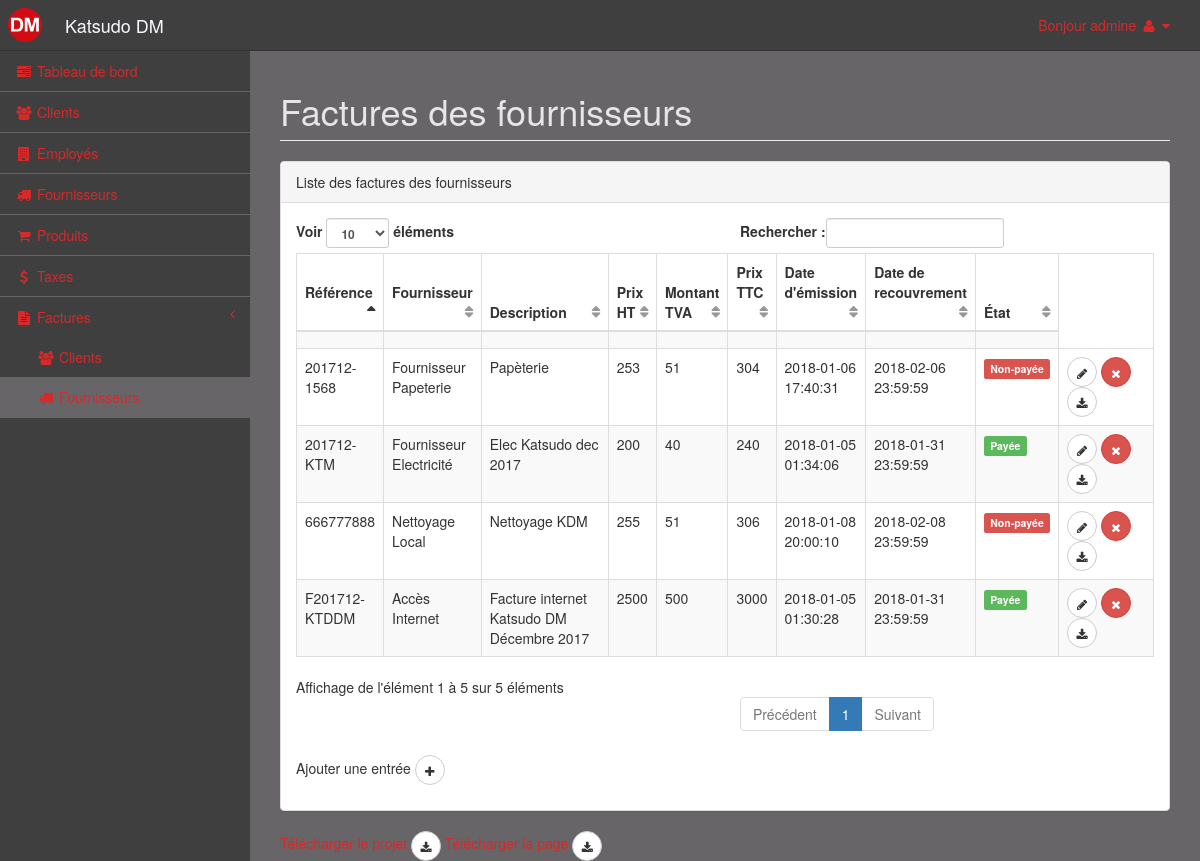
Page /pages/facture-fournisseur.php (signed in) on the committed database.
### tables this page shows
CREATE TABLE IF NOT EXISTS `Facture_Fournisseur` (
  `id_fac_f` int(11) NOT NULL AUTO_INCREMENT,
  `id_f` int(11) NOT NULL,
  `ref_fac_f` varchar(20) NOT NULL,
  `desc_fac_f` varchar(200) NOT NULL,
  `date_emi_fac_f` timestamp NOT NULL DEFAULT CURRENT_TIMESTAMP,
  `date_rec_fac_f` timestamp NOT NULL DEFAULT CURRENT_TIMESTAMP,
  `montant_ht_fac_f` int(11) NOT NULL,
  `montant_tva_fac_f` int(11) NOT NULL,
  `montant_ttc_fac_f` int(11) NOT NULL,
  `paiement_fac_f` tinyint(1) NOT NULL,
  PRIMARY KEY (`id_fac_f`),
  KEY `id_f` (`id_f`)
);

CREATE TABLE IF NOT EXISTS `Fournisseur` (
  `id_f` int(11) NOT NULL AUTO_INCREMENT,
  `nom_f` varchar(50) NOT NULL,
  `prenom_f` varchar(50) NOT NULL,
  `adresse_f` varchar(200) NOT NULL,
  `tel_f` varchar(10) NOT NULL,
  `email_f` varchar(50) NOT NULL,
  PRIMARY KEY (`id_f`),
  FULLTEXT KEY `tel_f` (`tel_f`),
  FULLTEXT KEY `tel_f_2` (`tel_f`)
);

### pages/facture-fournisseur.php (the view, shortened to what this page needs)
<!DOCTYPE html>
<html lang="fr">
<head>
  <link href="../vendor/bootstrap/css/bootstrap.min.css" rel="stylesheet">
  <link href="../vendor/metisMenu/metisMenu.min.css" rel="stylesheet">
  <link href="../dist/css/sb-admin-2.css" rel="stylesheet">
  <link href="../vendor/morrisjs/morris.css" rel="stylesheet">
  <link href="../vendor/font-awesome/css/font-awesome.min.css" rel="stylesheet" type="text/css">
</head>
<body>
  <div id="wrapper">
    <?php include("../include/nav.php"); ?>
    <?php
					try{
						$bdd = new PDO('mysql:host=mysql.hostinger.fr;dbname=u178917848_katsu;charset=utf8', 'u178917848_kuser', 'password');
					}
					catch (Exception $e)
					{
        		die('Erreur : ' . $e->getMessage());
					}
				?>
      <div id="page-wrapper">
        <div class="row">
          <div class="col-lg-12">
            <h1 class="page-header">Factures des fournisseurs</h1>
          </div>
        </div>
        <div class="row">
          <div class="col-lg-12">
            <div class="panel panel-default">
              <div class="panel-heading">
                Liste des factures des fournisseurs
              </div>
              <div class="panel-body">
                <table width="100%" class="table table-striped table-bordered table-hover" id="dataTables-example">
                  <thead>
                    <tr>
                      <th>Référence</th>
                      <th>Fournisseur</th>
                      <th>Description</th>
                      <th>Prix HT</th>
                      <th>Montant TVA</th>
                      <th>Prix TTC</th>
                      <th>Date d'émission</th>
                      <th>Date de recouvrement</th>
                      <th>État</th>
                    </tr>
                  </thead>
                  <tbody>
                    <tr>
                      <td></td>
                      <td></td>
                      <td></td>
                      <td></td>
                      <td></td>
                      <td></td>
                      <td></td>
                      <td></td>
                      <td></td>
                    </tr>
                    <?php
                            $result = $bdd->query("SELECT * FROM Facture_Fournisseur");
                            while($data = $result->fetch()){
                                $resultfourn = $bdd->query('SELECT nom_f, prenom_f FROM Fournisseur Where id_f='.$data['id_f']);
                                $datafourn = $resultfourn->fetch();
                                $etat = 'error';
                                if($data['paiement_fac_f'] == 0){
                                    $etat = 'Non-payée';
                                }
                                if($data['paiement_fac_f'] == 1){
                                    $etat = 'Payée';
                                }
                                    echo '<tr>
                                        <td>'.$data['ref_fac_f'].'</td>'.'
                                        <td>'.$datafourn['nom_f'].' '.$datafourn['prenom_f'].'</td>'.'
                                        <td>'.$data['desc_fac_f'].'</td>'.'
                                        <td>'.$data['montant_ht_fac_f'].'</td>'.'
                                        <td>'.$data['montant_tva_fac_f'].'</td>'.'
                                        <td>'.$data['montant_ttc_fac_f'].'</td>'.'
                                        <td>'.$data['date_emi_fac_f'].'</td>'.'
                                        <td>'.$data['date_rec_fac_f'].'</td>'.'
                                        <td> <p ';
                                          if($etat == 'Payée')
                                            echo 'class="label label-success"';
                                          else echo 'class="label label-danger"';
                                        echo '> <strong>'.$etat.' </strong> </p></td>'.'
                                        <td>
                                                <button type="button" class="btn btn-default btn-circle" data-toggle="modal" data-target="#modalModify"
                                                data-id="'. $data['id_fac_f'] .'"
                                                data-ref="'. $data['ref_fac_f'] .'"
                                                data-fourn="'. $data['id_f'] .'"
                                                data-desc="'. $data['desc_fac_f'] .'"
                                                data-montant="'. $data['montant_ht_fac_f'] .'"
                                                data-etat="'. $data['paiement_fac_f'] .'">
                                                        <i class="fa fa-pencil"></i>
                                                </button>
                                                <button type="button" class="btn btn-danger btn-circle" data-toggle="modal" data-target="#modalDel" data-id="'. $data['id_fac_f'] .'"  data-nomid="id_fac_f" data-table="Facture_Fournisseur" data-red="facture-fournisseur.php">
                                                <i class="fa fa-times"></i>
                                                </button>
                                                <button type="button" class="btn btn-default btn-circle">
                                                        <i class="fa fa-download"></i>
                                                </button>
                                        </td>'.'
                                        </tr>';
                            }
                    ?>
                  </tbody>
                </table>
                <?php include('../include/btn_add.php');?>
              </div>
            </div>
          </div>
        </div>
        <a href="http://katsudodm.richard-peres.xyz/ressource/projet_php_PERES_RIGAUT.zip" download="projet_php_PERES_RIGAUT.zip"> Télécharger le projet
    <button type="button" class="btn btn-default btn-circle"><i class="fa fa-download"></i>
  </button>
  </a>
        <a href="http://katsudodm.richard-peres.xyz/pages/facture-fournisseur.php" download="facture-fournisseur.php"> Télécharger la page
    <button type="button" class="btn btn-default btn-circle"><i class="fa fa-download"></i>
  </button>
  </a>
      </div>
  </div>
</body>
</html>

### include/nav.php (shortened to what this page needs)
<nav class="navbar navbar-default navbar-static-top" role="navigation" style="margin-bottom: 0">
  <div class="navbar-header">
     <a class="block" href="index.php"><img src="../ressource/image/DM_logo.svg" alt="logo" class="logo" width="50" /></a>
    <a class="navbar-brand" href="index.php">Katsudo DM</a>
  </div>
  <ul class="nav navbar-top-links navbar-right">
    <li class="dropdown">
      <a class="dropdown-toggle" data-toggle="dropdown" href="#">
        Bonjour <?php echo $_COOKIE['login']; ?>
        <i class="fa fa-user fa-fw"></i> <i class="fa fa-caret-down"></i>
                    </a>
    </li>
  </ul>
  <div class="navbar-default sidebar" role="navigation">
    <div class="sidebar-nav navbar-collapse">
      <ul class="nav" id="side-menu">
        <li>
          <a href="index.php"><i class="fa fa-tasks fa-fw"></i> Tableau de bord</a>
        </li>
        <li>
          <a href="client.php"><i class="fa fa-users fa-fw"></i> Clients</a>
        </li>
        <li>
          <a href="employe.php"><i class="fa fa-building fa-fw"></i> Employés</a>
        </li>
        <li>
          <a href="fournisseur.php"><i class="fa fa-truck fa-fw"></i> Fournisseurs</a>
        </li>
        <li>
          <a href="produit.php"><i class="fa fa-shopping-cart fa-fw"></i> Produits</a>
        </li>
        <li>
          <a href="taxe.php"><i class="fa fa-usd fa-fw"></i> Taxes</a>
        </li>
        <li>
          <a href="#"><i class="fa fa-file-text fa-fw"></i> Factures<span class="fa arrow"></span></a>
          <ul class="nav nav-second-level">
            <li>
              <a href="facture-client.php"><i class="fa fa-users fa-fw"></i> Clients</a>
            </li>
            <li>
              <a href="facture-fournisseur.php"><i class="fa fa-truck fa-fw"></i> Fournisseurs</a>
            </li>
          </ul>
        </li>
      </ul>
    </div>
  </div>
</nav>

### include/btn_add.php
<p> Ajouter une entrée
  <button type="button" class="btn btn-default btn-circle" data-toggle="modal" data-target="#myModal2"><i class="fa fa-plus"></i>
  </button>
</p>

### rows in the picture
facture_fournisseur: ref_fac_f "F201712-KTDDM", fournisseur.nom_f "Accès", fournisseur.prenom_f "Internet", desc_fac_f "Facture internet Katsudo DM Décembre 2017", montant_ht_fac_f "2500", montant_tva_fac_f "500", montant_ttc_fac_f "3000", date_emi_fac_f "2018-01-05 01:30:28", date_rec_fac_f "2018-01-31 23:59:59", paiement_fac_f "Payée"
facture_fournisseur: ref_fac_f "201712-KTM", fournisseur.nom_f "Fournisseur", fournisseur.prenom_f "Electricité", desc_fac_f "Elec Katsudo dec 2017", montant_ht_fac_f "200", montant_tva_fac_f "40", montant_ttc_fac_f "240", date_emi_fac_f "2018-01-05 01:34:06", date_rec_fac_f "2018-01-31 23:59:59", paiement_fac_f "Payée"
facture_fournisseur: ref_fac_f "666777888", fournisseur.nom_f "Nettoyage", fournisseur.prenom_f "Local", desc_fac_f "Nettoyage KDM", montant_ht_fac_f "255", montant_tva_fac_f "51", montant_ttc_fac_f "306", date_emi_fac_f "2018-01-08 20:00:10", date_rec_fac_f "2018-02-08 23:59:59", paiement_fac_f "Non-payée"
facture_fournisseur: ref_fac_f "201712-1568", fournisseur.nom_f "Fournisseur", fournisseur.prenom_f "Papeterie", desc_fac_f "Papèterie", montant_ht_fac_f "253", montant_tva_fac_f "51", montant_ttc_fac_f "304", date_emi_fac_f "2018-01-06 17:40:31", date_rec_fac_f "2018-02-06 23:59:59", paiement_fac_f "Non-payée"

### other values in the picture
$_COOKIE['login'] "admine"
